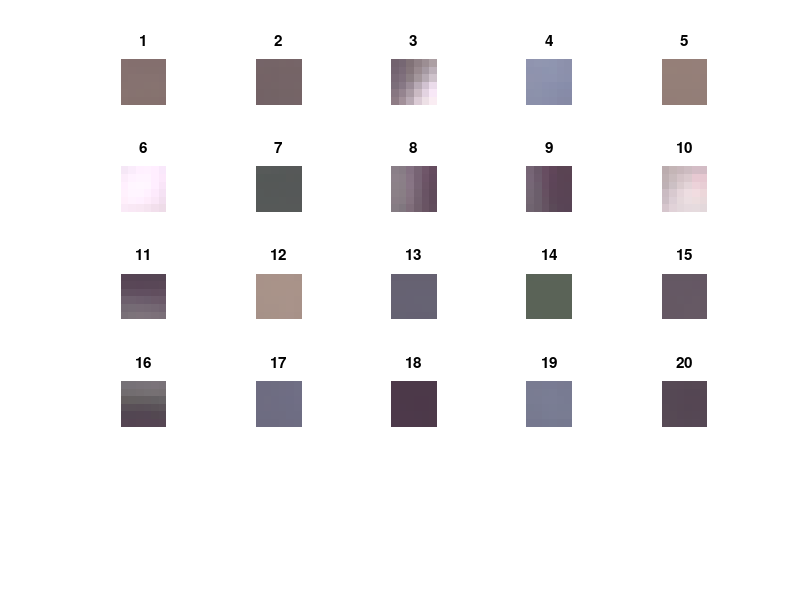

The MATLAB script that drew this image:
% read YUV Dictionary
% clear; close all; clc;

% load Dictionary
% YUV_Dict = load('GoodDictionaryCyberZooPinkMat.dat');
YUV_Dict = load('Dictionary_00000.dat');

% params
n_textons = 20; % number of visual words
patch_size = 6; % size of one patch

% extract YUV components
U_ALL = YUV_Dict(1:4:end,1);
Y1_ALL = YUV_Dict(2:4:end,1);
V_ALL = YUV_Dict(3:4:end,1);
Y2_ALL = YUV_Dict(4:4:end,1);

Dictionary = zeros(n_textons,patch_size*patch_size*3);


hh = figure();

for w = 1:n_textons
    subplot(ceil(sqrt(n_textons)), ceil(sqrt(n_textons)), w);
    
    % extract YUV per texton
    U = U_ALL((w-1)*18+1:w*18, 1);
    Y1 = Y1_ALL((w-1)*18+1:w*18, 1);
    V = V_ALL((w-1)*18+1:w*18, 1);
    Y2 = Y2_ALL((w-1)*18+1:w*18, 1);
    
    % conversion
    R1 = Y1 + 1.4022 .* (V - 128);
    G1 = Y1 - 0.3456 .* (U - 128) - (0.7145 .* (V - 128));
    B1 = Y1 + 1.7710 .* (U - 128);
    R2 = Y2 + 1.4022 .* (V - 128);
    G2 = Y2 - 0.3456 .* (U - 128) - (0.7145 .* (V - 128));
    B2 = Y2 + 1.7710 .* (U - 128);
    
    R = zeros(patch_size,patch_size);
    G = zeros(patch_size,patch_size);
    B = zeros(patch_size,patch_size);
    R(:,1:2:end) = reshape(R1,3,6)';
    R(:,2:2:end) = reshape(R2,3,6)';
    G(:,1:2:end) = reshape(G1,3,6)';
    G(:,2:2:end) = reshape(G2,3,6)';
    B(:,1:2:end) = reshape(B1,3,6)';
    B(:,2:2:end) = reshape(B2,3,6)';
    
    % clip the values into range [0, 255]
    R = max(0, min(R, 255));
    G = max(0, min(G, 255));
    B = max(0, min(B, 255));
    % R = min(max(R, 0),255);
    % G = min(max(G, 0),255);
    % B = min(max(B, 0),255);

    % form bgr image
    R_norm = R./255;
    G_norm = G./255;
    B_norm = B./255;
    rgbimg (:,:,1) = B_norm;
    rgbimg (:,:,2) = G_norm;
    rgbimg (:,:,3) = R_norm;
    
    Dictionary(w,1:patch_size*patch_size) = reshape(rgbimg(:,:,1)',1,36);
    Dictionary(w,patch_size*patch_size+1:patch_size*patch_size*2) = reshape(rgbimg(:,:,2)',1,36);
    Dictionary(w,patch_size*patch_size*2+1:patch_size*patch_size*3) = reshape(rgbimg(:,:,3)',1,36);
    
    imshow(rgbimg);
    title(num2str(w))
end

% save dictionary_visualwords2_rgb.mat Dictionary